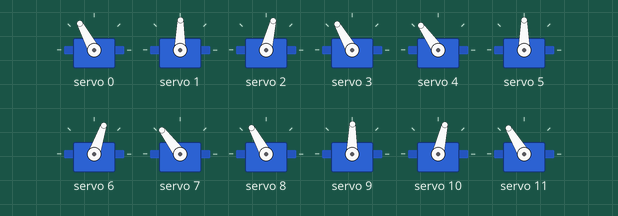
Recording of a sketch running on a simulated Arduino Uno, built with avr-gcc and run on an emulated ATmega328P. Parts: 12 × servo.

Above: at 0.18 s.
At 6.31 s:
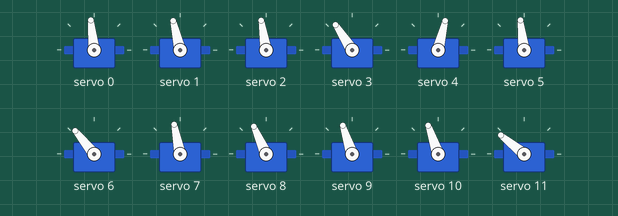
At 11.05 s:
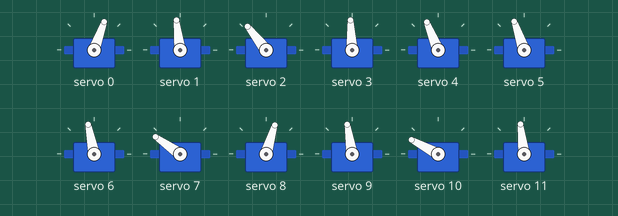
At 20.35 s:
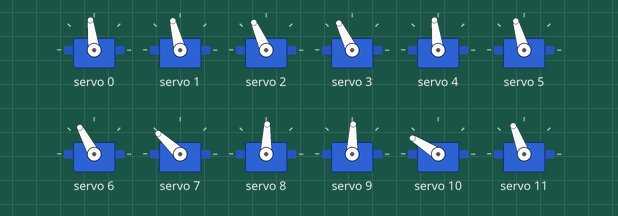
At 29.91 s:
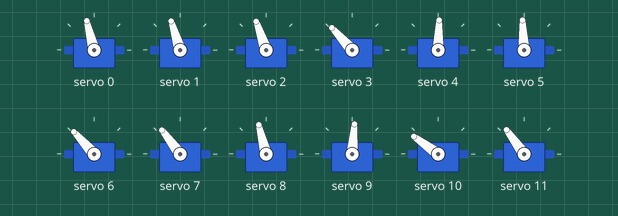
At 39.42 s:
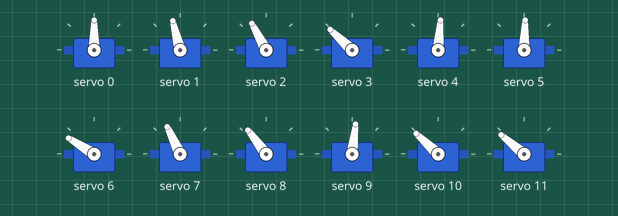
Timing chart, 0 to 40.0 s (numbered marks = the images above):
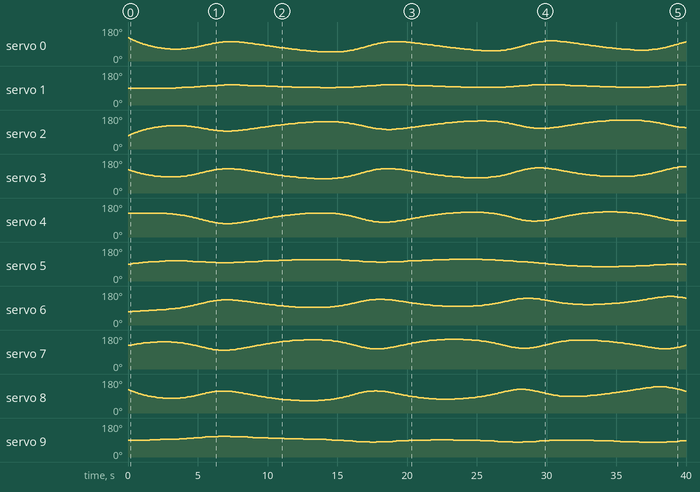

The sketch:

arduino.ino
```cpp
#include <Wire.h>
#include <Adafruit_PWMServoDriver.h>

Adafruit_PWMServoDriver pwm = Adafruit_PWMServoDriver();

#define SERVOMIN  150
#define SERVOMAX  600

const int MIN_B = 15, MAX_B = 165;
const int MIN_H = 45, MAX_H = 85;
const int MIN_V = 15, MAX_V = 140;

// Estado de los 16 canales (4 brazos x 4 servos)
float pos[16] = {90, 60, 45, 90, 90, 60, 45, 90, 90, 60, 45, 90, 90, 60, 45, 90};
float targetPos[16] = {90, 60, 45, 90, 90, 60, 45, 90, 90, 60, 45, 90, 90, 60, 45, 90};
unsigned long ultimoPulsoSerial = 0;
bool modoManual = false;

// Variables de búsqueda
float t[16] = {0, 100, 200, 300, 400, 500, 600, 700, 800, 900, 1000, 1100, 1200, 1300, 1400, 1500};
float tVel = 0;

float noise1D(float x) {
  int x0 = (int)x;
  float t_val = x - x0;
  float g0 = ((x0 * 1103515245 + 12345) & 0x7FFFFFFF) / 2147483647.0;
  float g1 = (((x0 + 1) * 1103515245 + 12345) & 0x7FFFFFFF) / 2147483647.0;
  return g0 + (3*t_val*t_val - 2*t_val*t_val*t_val) * (g1 - g0);
}

void actualizarServos() {
  for(int i=0; i<16; i++) {
    pwm.setPWM(i, 0, map(int(pos[i]), 0, 180, SERVOMIN, SERVOMAX));
  }
}

void setup() {
  Serial.begin(115200);
  Serial.setTimeout(20);
  pwm.begin();
  pwm.setPWMFreq(50);
  for(int i=0; i<16; i++) targetPos[i] = pos[i];
  actualizarServos();
}

void loop() {
  unsigned long ahora = millis();

  if (Serial.available() > 0) {
    if (Serial.peek() == '$') {
      Serial.read(); // Quitar el '$'
      String datos = Serial.readStringUntil('\n');

      int indice = 0;
      int startPos = 0;
      int endPos = datos.indexOf(',');

      while (endPos != -1 && indice < 16) {
        targetPos[indice] = datos.substring(startPos, endPos).toFloat();
        startPos = endPos + 1;
        endPos = datos.indexOf(',', startPos);
        indice++;
      }

      if (indice >= 12) {
        int m = datos.substring(startPos).toInt();
        if (m == 1) {
          modoManual = true;
          ultimoPulsoSerial = ahora;
          for(int i=0; i<16; i++) {
            targetPos[i] = constrain(targetPos[i], 0, 180);
          }
        }
      }
    } else {
      Serial.read();
    }
  }

  // Failsafe: SI no hay serial en 3 segundos, volver a búsqueda suave
  if (ahora - ultimoPulsoSerial > 3000) {
    modoManual = false;
  }

  if (!modoManual) {
    tVel += 0.004;
    float dt = map(pow(noise1D(tVel), 1.5) * 1000, 0, 1000, 2, 15) / 1000.0;

    for(int i=0; i<16; i++) {
        t[i] += dt * (1.0 + (i * 0.015));
        int tipo = i % 4;
        if (tipo == 0 || tipo == 3) targetPos[i] = map(noise1D(t[i]) * 100, 0, 100, MIN_B, MAX_B);
        else if (tipo == 1)         targetPos[i] = map(noise1D(t[i]) * 100, 0, 100, MIN_H, MAX_H);
        else if (tipo == 2)         targetPos[i] = map(noise1D(t[i]) * 100, 0, 100, MIN_V, MAX_V);
    }
  }

  // INTERPOLACIÓN GLOBAL PARA MÁXIMA SUAVIDAD
  float factorSuavizado = modoManual ? 0.08 : 0.01;
  for(int i=0; i<16; i++) {
    pos[i] += (targetPos[i] - pos[i]) * factorSuavizado;
  }

  actualizarServos();
  delay(5);
}
```

Measured:
- by itself, servo 4: 125° → 126° at 0.43 s, → 127° 0.70 s later, → 126° 0.68 s later, → 125° 0.65 s later, … (300 changes in this stretch)
- by itself, servo 6: 71° → 73° at 0.32 s, → 74° 0.27 s later, → 75° 0.30 s later, → 76° 0.30 s later, … (261 changes in this stretch)
- by itself, servo 9: 89° → 90° at 0.75 s, → 92° 0.79 s later, → 93° 0.76 s later, → 94° 0.56 s later, … (87 changes in this stretch)
